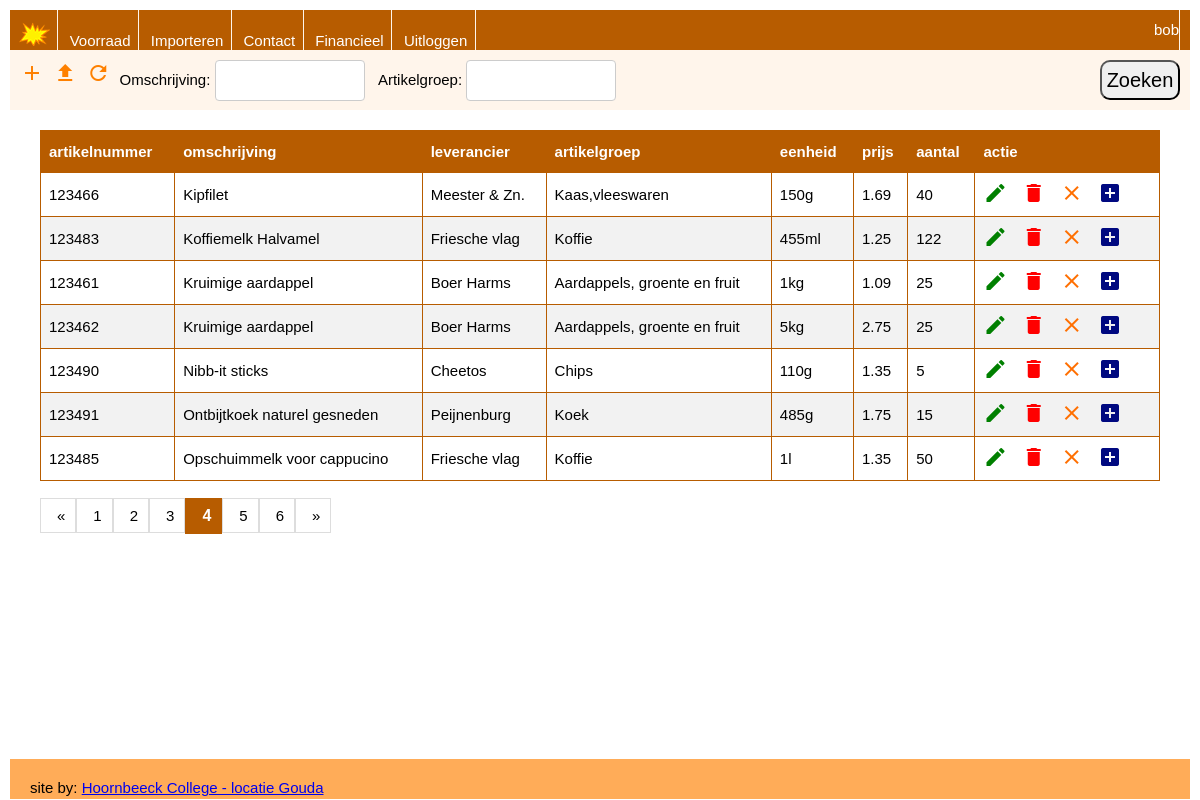
Screenshot of /voorraad.php?page=4 (signed in) with the database file from the repository.
### tables this page shows
CREATE TABLE `product` (
  `id` int(11) NOT NULL AUTO_INCREMENT,
  `artikelnummer` int(11) NOT NULL,
  `omschrijving` varchar(50) NOT NULL,
  `leverancier` varchar(50) NOT NULL,
  `artikelgroep` varchar(50) NOT NULL,
  `eenheid` varchar(10) NOT NULL,
  `prijs` decimal(5,2) NOT NULL,
  `aantal` int(11) NOT NULL,
  `create_time` timestamp NULL DEFAULT CURRENT_TIMESTAMP,
  `update_time` timestamp NULL DEFAULT CURRENT_TIMESTAMP ON UPDATE CURRENT_TIMESTAMP,
  PRIMARY KEY (`id`),
  UNIQUE KEY `artikelnummer_UNIQUE` (`artikelnummer`)
);

### voorraad.php (the view, shortened to what this page needs)
<?php
include 'inc/header.php';
echo '<header class="head">';
$omschrijving = $_SESSION['omschrijving_voorraad'];
$artikelgroep = $_SESSION['artikelgroep_voorraad'];
?>
<form method="POST" id="magazijn_zoekopdrachten_form">
<a href='product_new.php' class='btn-new'><i class='material-icons md-24'>add</i></a>
<a href='voorraad_import.php' class='btn-new'><i class='material-icons md-24'>file_upload</i></a>
<a href='minimum.php' class='btn-new'><i class='material-icons md-24'>refresh</i></a>
    Omschrijving: <input type="text" name="omschrijving" id="inp_voorraad_zoeken" value="<?php echo ($omschrijving) ?>">
    Artikelgroep: <input type="text" name="artikelgroep" id="inp_voorraad_zoeken" value="<?php echo ($artikelgroep) ?>">
    <button id="zoekbutton_magazijn" type="submit" name="submit" value="Zoeken ">Zoeken</button>
    <?php
    echo '</header>';
    echo '<main class="main-content">';
    ?>
    <table id="voorraad">
        <?php
if($_SESSION['rol'] != 'kassiere'){?>
    <th>artikelnummer</th>
    <th>omschrijving</th>
    <th>leverancier</th>
    <th>artikelgroep</th>
    <th>eenheid</th>
    <th>prijs</th>
    <th>aantal</th>
    <th>actie</th>
    <?php
}
        ?>
        <?php
        if (isset($_GET["page"])) {
            $page = $_GET["page"];
        } else {
            $page = 1;
        }
        $start_from = ($page - 1) * RECORDS_PER_PAGE;
        $query = "SELECT id, artikelnummer, omschrijving, leverancier, artikelgroep, eenheid, prijs, aantal FROM product
        WHERE (omschrijving LIKE '%$omschrijving%' OR '$omschrijving' = '') AND (artikelgroep LIKE '%$artikelgroep%' OR '$artikelgroep' = '')
        ORDER BY omschrijving, artikelgroep, artikelnummer
        LIMIT " . $start_from . "," . RECORDS_PER_PAGE . ";";
        $result = mysqli_query($dbconn, $query);
        $aantal = mysqli_num_rows($result);
        $contentTable = "";
        if ($aantal > 0) {
            while ($row = mysqli_fetch_array($result)) {
                if($_SESSION['rol'] != 'kassiere'){
                    $contentTable .= "<tr>
                            <td>" . $row['artikelnummer'] . "</td>
                            <td>" . $row['omschrijving'] . "</td>
                            <td>" . $row['leverancier'] . "</td>
                            <td>" . $row['artikelgroep'] . "</td>
                            <td>" . $row['eenheid'] . "</td>
                            <td>" . $row['prijs'] . "</td>
                            <td>" . $row['aantal'] . "</td>
                            <td>
                                <a href='product_edit.php?id={$row['id']}' class='btn-edit'><i class='material-icons md-24'>edit</i></a>
                                <a href='product_delete.php?id={$row['id']}' class='btn-delete'><i class='material-icons md-24'>delete</i></a>
                                <a href='product_afschrijven.php?id={$row['id']}' class='btn-afschrijf'><i class='material-icons md-24'>close</i></a>
                                <a href='product_bestel.php?id={$row['id']}' class='btn-bestel'><i class='material-icons md-24'>add_box</i></a>
                            </td>
                            </tr>";
                }
                }
        } else {
            $contentTable = '<tr>
                        <td colspan="9">Geen gegevens om op te halen...</td>
                    </tr>';
        }
        $contentTable .= '</table><br>';
        echo $contentTable;
        include_once 'inc/paginering.php';
        echo '</main>';
        include("inc/footer.php");
        ?>

### css/nav.css (style rules this page uses)
:root { --primary0: rgba(183, 92, 0, 1); --primary1: rgba(254, 128, 0, 1); --primary2: rgba(255, 172, 88, 1); --primary3: rgba(255, 245, 235, 1); --primary4: rgba(255, 255, 255, 1); --hover: rgba(255, 245, 235, 1); }
body { margin: 0; padding: 0; font-size: 15px; font-family: heebo, verdana, sans-serif; background-color: var(--primary4); }

### css/style.css (style rules this page uses)
:root { --primary0: rgba(183, 92, 0, 1); --primary1: rgba(254, 128, 0, 1); --primary2: rgba(255, 172, 88, 1); --primary3: rgba(255, 245, 235, 1); --primary4: rgba(255, 255, 255, 1); --hover: rgba(255, 245, 235, 1); }
* { box-sizing: border-box; margin: 0; padding: 0; }
body { margin: 10px; }
.head { background-color: var(--primary3); padding: 10px; grid-area: head; display: flex; flex-direction: column; }
.main-content { background-color: var(--primary4); padding: 20px; grid-area: main; height: 100%; }
input[type=text], input[type=password] { width: 70%; padding: 12px; border: 1px solid #ccc; border-radius: 4px; resize: vertical; }
#voorraad { border-collapse: collapse; width: 100%; }
#voorraad td, #voorraad th { border: 1px solid var(--primary0); padding: 8px; }
#voorraad tr:nth-child(even) { background-color: #f2f2f2; }
#voorraad th { padding-top: 12px; padding-bottom: 12px; text-align: left; background-color: var(--primary0); color: white; }
.main-content a { padding-right: 10px; }
.btn-edit { color: green; }
.btn-delete { color: red; }
.btn-bestel { color: rgb(0, 9, 128); }
.btn-afschrijf { color: rgb(255, 111, 0); }
.btn-new { margin-top: 6px; margin-right: 5px; color: var(--primary1); }
.material-icons.md-24 { font-size: 24px; }
#inp_voorraad_zoeken { width: 150px; margin-right: 10px; }
#zoekbutton_magazijn { position: relative; font-size: 20px; width: 80px; height: 40px; border-radius: 10px; float: right; bottom: 0px; }

### rows the page displays
product: artikelnummer "123466", omschrijving "Kipfilet", leverancier "Meester & Zn.", artikelgroep "Kaas,vleeswaren", eenheid "150g", prijs "1.69", aantal "40"
product: artikelnummer "123483", omschrijving "Koffiemelk Halvamel", leverancier "Friesche vlag", artikelgroep "Koffie", eenheid "455ml", prijs "1.25", aantal "122"
product: artikelnummer "123461", omschrijving "Kruimige aardappel", leverancier "Boer Harms", artikelgroep "Aardappels, groente en fruit", eenheid "1kg", prijs "1.09", aantal "25"
product: artikelnummer "123462", omschrijving "Kruimige aardappel", leverancier "Boer Harms", artikelgroep "Aardappels, groente en fruit", eenheid "5kg", prijs "2.75", aantal "25"
product: artikelnummer "123490", omschrijving "Nibb-it sticks", leverancier "Cheetos", artikelgroep "Chips", eenheid "110g", prijs "1.35", aantal "5"
product: artikelnummer "123491", omschrijving "Ontbijtkoek naturel gesneden", leverancier "Peijnenburg", artikelgroep "Koek", eenheid "485g", prijs "1.75", aantal "15"
product: artikelnummer "123485", omschrijving "Opschuimmelk voor cappucino", leverancier "Friesche vlag", artikelgroep "Koffie", eenheid "1l", prijs "1.35", aantal "50"

### other values shown
$inlognaam "bob"
$arContactgegevens['developer'] "Hoornbeeck College - locatie Gouda"
